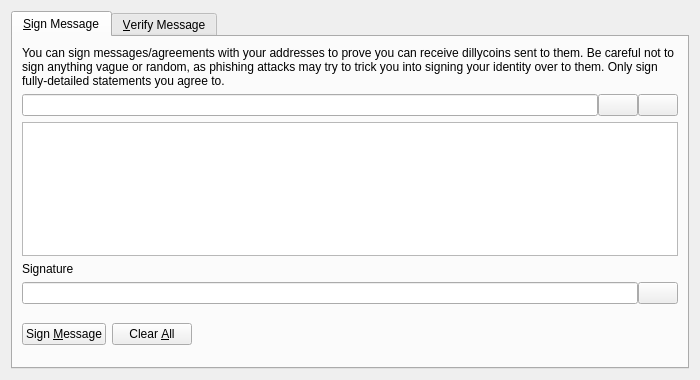
<?xml version="1.0" encoding="UTF-8"?>
<ui version="4.0">
 <class>SignVerifyMessageDialog</class>
 <widget class="QDialog" name="SignVerifyMessageDialog">
  <property name="geometry">
   <rect>
    <x>0</x>
    <y>0</y>
    <width>700</width>
    <height>380</height>
   </rect>
  </property>
  <property name="windowTitle">
   <string>Signatures - Sign / Verify a Message</string>
  </property>
  <property name="modal">
   <bool>true</bool>
  </property>
  <layout class="QVBoxLayout" name="verticalLayout">
   <item>
    <widget class="QTabWidget" name="tabWidget">
     <property name="currentIndex">
      <number>0</number>
     </property>
     <widget class="QWidget" name="tabSignMessage">
      <attribute name="title">
       <string>&amp;Sign Message</string>
      </attribute>
      <layout class="QVBoxLayout" name="verticalLayout_SM">
       <item>
        <widget class="QLabel" name="infoLabel_SM">
         <property name="text">
          <string>You can sign messages/agreements with your addresses to prove you can receive dillycoins sent to them. Be careful not to sign anything vague or random, as phishing attacks may try to trick you into signing your identity over to them. Only sign fully-detailed statements you agree to.</string>
         </property>
         <property name="textFormat">
          <enum>Qt::PlainText</enum>
         </property>
         <property name="wordWrap">
          <bool>true</bool>
         </property>
        </widget>
       </item>
       <item>
        <layout class="QHBoxLayout" name="horizontalLayout_1_SM">
         <property name="spacing">
          <number>0</number>
         </property>
         <item>
          <widget class="QValidatedLineEdit" name="addressIn_SM">
           <property name="toolTip">
            <string>The Dillycoin address to sign the message with</string>
           </property>
          </widget>
         </item>
         <item>
          <widget class="QPushButton" name="addressBookButton_SM">
           <property name="toolTip">
            <string>Choose previously used address</string>
           </property>
           <property name="text">
            <string/>
           </property>
           <property name="icon">
            <iconset resource="../bitcoin.qrc">
             <normaloff>:/icons/address-book</normaloff>:/icons/address-book</iconset>
           </property>
           <property name="shortcut">
            <string>Alt+A</string>
           </property>
           <property name="autoDefault">
            <bool>false</bool>
           </property>
          </widget>
         </item>
         <item>
          <widget class="QPushButton" name="pasteButton_SM">
           <property name="toolTip">
            <string>Paste address from clipboard</string>
           </property>
           <property name="text">
            <string/>
           </property>
           <property name="icon">
            <iconset resource="../bitcoin.qrc">
             <normaloff>:/icons/editpaste</normaloff>:/icons/editpaste</iconset>
           </property>
           <property name="shortcut">
            <string>Alt+P</string>
           </property>
           <property name="autoDefault">
            <bool>false</bool>
           </property>
          </widget>
         </item>
        </layout>
       </item>
       <item>
        <widget class="QPlainTextEdit" name="messageIn_SM">
         <property name="toolTip">
          <string>Enter the message you want to sign here</string>
         </property>
        </widget>
       </item>
       <item>
        <widget class="QLabel" name="signatureLabel_SM">
         <property name="text">
          <string>Signature</string>
         </property>
         <property name="textFormat">
          <enum>Qt::PlainText</enum>
         </property>
        </widget>
       </item>
       <item>
        <layout class="QHBoxLayout" name="horizontalLayout_2_SM">
         <property name="spacing">
          <number>0</number>
         </property>
         <item>
          <widget class="QLineEdit" name="signatureOut_SM">
           <property name="font">
            <font>
             <italic>true</italic>
            </font>
           </property>
           <property name="readOnly">
            <bool>true</bool>
           </property>
          </widget>
         </item>
         <item>
          <widget class="QPushButton" name="copySignatureButton_SM">
           <property name="toolTip">
            <string>Copy the current signature to the system clipboard</string>
           </property>
           <property name="text">
            <string/>
           </property>
           <property name="icon">
            <iconset resource="../bitcoin.qrc">
             <normaloff>:/icons/editcopy</normaloff>:/icons/editcopy</iconset>
           </property>
           <property name="autoDefault">
            <bool>false</bool>
           </property>
          </widget>
         </item>
        </layout>
       </item>
       <item>
        <layout class="QHBoxLayout" name="horizontalLayout_3_SM">
         <item>
          <widget class="QPushButton" name="signMessageButton_SM">
           <property name="toolTip">
            <string>Sign the message to prove you own this Dillycoin address</string>
           </property>
           <property name="text">
            <string>Sign &amp;Message</string>
           </property>
           <property name="icon">
            <iconset resource="../bitcoin.qrc">
             <normaloff>:/icons/edit</normaloff>:/icons/edit</iconset>
           </property>
           <property name="autoDefault">
            <bool>false</bool>
           </property>
          </widget>
         </item>
         <item>
          <widget class="QPushButton" name="clearButton_SM">
           <property name="toolTip">
            <string>Reset all sign message fields</string>
           </property>
           <property name="text">
            <string>Clear &amp;All</string>
           </property>
           <property name="icon">
            <iconset resource="../bitcoin.qrc">
             <normaloff>:/icons/remove</normaloff>:/icons/remove</iconset>
           </property>
           <property name="autoDefault">
            <bool>false</bool>
           </property>
          </widget>
         </item>
         <item>
          <spacer name="horizontalSpacer_1_SM">
           <property name="orientation">
            <enum>Qt::Horizontal</enum>
           </property>
           <property name="sizeHint" stdset="0">
            <size>
             <width>40</width>
             <height>48</height>
            </size>
           </property>
          </spacer>
         </item>
         <item>
          <widget class="QLabel" name="statusLabel_SM">
           <property name="font">
            <font>
             <weight>75</weight>
             <bold>true</bold>
            </font>
           </property>
           <property name="text">
            <string/>
           </property>
           <property name="wordWrap">
            <bool>true</bool>
           </property>
          </widget>
         </item>
         <item>
          <spacer name="horizontalSpacer_2_SM">
           <property name="orientation">
            <enum>Qt::Horizontal</enum>
           </property>
           <property name="sizeHint" stdset="0">
            <size>
             <width>40</width>
             <height>48</height>
            </size>
           </property>
          </spacer>
         </item>
        </layout>
       </item>
      </layout>
     </widget>
     <widget class="QWidget" name="tabVerifyMessage">
      <attribute name="title">
       <string>&amp;Verify Message</string>
      </attribute>
      <layout class="QVBoxLayout" name="verticalLayout_VM">
       <item>
        <widget class="QLabel" name="infoLabel_VM">
         <property name="text">
          <string>Enter the receiver's address, message (ensure you copy line breaks, spaces, tabs, etc. exactly) and signature below to verify the message. Be careful not to read more into the signature than what is in the signed message itself, to avoid being tricked by a man-in-the-middle attack. Note that this only proves the signing party receives with the address, it cannot prove sendership of any transaction!</string>
         </property>
         <property name="textFormat">
          <enum>Qt::PlainText</enum>
         </property>
         <property name="alignment">
          <set>Qt::AlignLeading|Qt::AlignLeft|Qt::AlignTop</set>
         </property>
         <property name="wordWrap">
          <bool>true</bool>
         </property>
        </widget>
       </item>
       <item>
        <layout class="QHBoxLayout" name="horizontalLayout_1_VM">
         <property name="spacing">
          <number>0</number>
         </property>
         <item>
          <widget class="QValidatedLineEdit" name="addressIn_VM">
           <property name="toolTip">
            <string>The Dillycoin address the message was signed with</string>
           </property>
          </widget>
         </item>
         <item>
          <widget class="QPushButton" name="addressBookButton_VM">
           <property name="toolTip">
            <string>Choose previously used address</string>
           </property>
           <property name="text">
            <string/>
           </property>
           <property name="icon">
            <iconset resource="../bitcoin.qrc">
             <normaloff>:/icons/address-book</normaloff>:/icons/address-book</iconset>
           </property>
           <property name="shortcut">
            <string>Alt+A</string>
           </property>
           <property name="autoDefault">
            <bool>false</bool>
           </property>
          </widget>
         </item>
        </layout>
       </item>
       <item>
        <widget class="QPlainTextEdit" name="messageIn_VM"/>
       </item>
       <item>
        <widget class="QValidatedLineEdit" name="signatureIn_VM"/>
       </item>
       <item>
        <layout class="QHBoxLayout" name="horizontalLayout_2_VM">
         <item>
          <widget class="QPushButton" name="verifyMessageButton_VM">
           <property name="toolTip">
            <string>Verify the message to ensure it was signed with the specified Dillycoin address</string>
           </property>
           <property name="text">
            <string>Verify &amp;Message</string>
           </property>
           <property name="icon">
            <iconset resource="../bitcoin.qrc">
             <normaloff>:/icons/transaction_0</normaloff>:/icons/transaction_0</iconset>
           </property>
           <property name="autoDefault">
            <bool>false</bool>
           </property>
          </widget>
         </item>
         <item>
          <widget class="QPushButton" name="clearButton_VM">
           <property name="toolTip">
            <string>Reset all verify message fields</string>
           </property>
           <property name="text">
            <string>Clear &amp;All</string>
           </property>
           <property name="icon">
            <iconset resource="../bitcoin.qrc">
             <normaloff>:/icons/remove</normaloff>:/icons/remove</iconset>
           </property>
           <property name="autoDefault">
            <bool>false</bool>
           </property>
          </widget>
         </item>
         <item>
          <spacer name="horizontalSpacer_1_VM">
           <property name="orientation">
            <enum>Qt::Horizontal</enum>
           </property>
           <property name="sizeHint" stdset="0">
            <size>
             <width>40</width>
             <height>48</height>
            </size>
           </property>
          </spacer>
         </item>
         <item>
          <widget class="QLabel" name="statusLabel_VM">
           <property name="font">
            <font>
             <weight>75</weight>
             <bold>true</bold>
            </font>
           </property>
           <property name="text">
            <string/>
           </property>
           <property name="wordWrap">
            <bool>true</bool>
           </property>
          </widget>
         </item>
         <item>
          <spacer name="horizontalSpacer_2_VM">
           <property name="orientation">
            <enum>Qt::Horizontal</enum>
           </property>
           <property name="sizeHint" stdset="0">
            <size>
             <width>40</width>
             <height>48</height>
            </size>
           </property>
          </spacer>
         </item>
        </layout>
       </item>
      </layout>
     </widget>
    </widget>
   </item>
  </layout>
 </widget>
 <customwidgets>
  <customwidget>
   <class>QValidatedLineEdit</class>
   <extends>QLineEdit</extends>
   <header>qt/qvalidatedlineedit.h</header>
  </customwidget>
 </customwidgets>
 <resources>
  <include location="../bitcoin.qrc"/>
 </resources>
 <connections/>
</ui>
